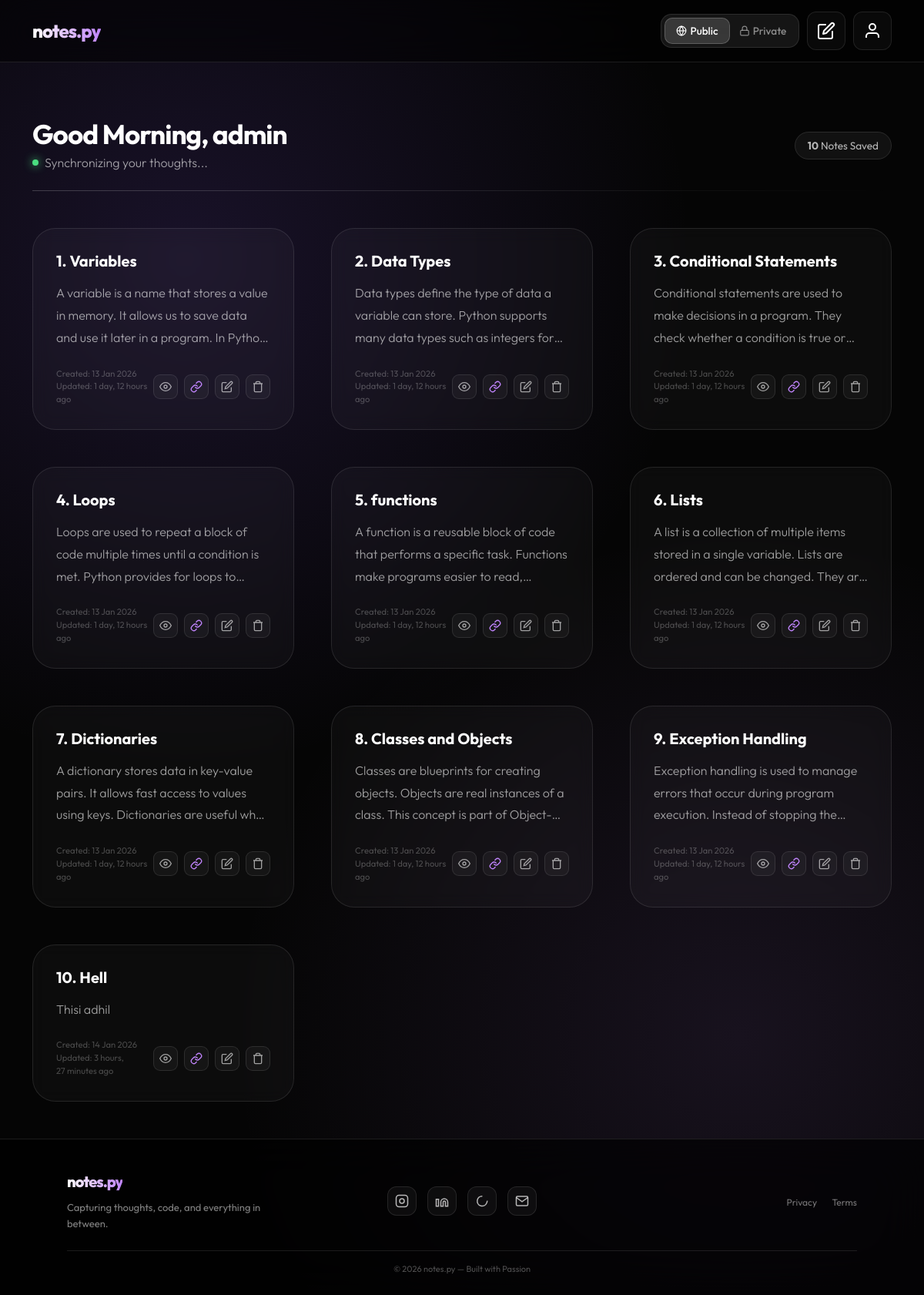
The app's page /all_view/ (signed in) with its own data.
### notes/models.py (models this page shows)
class NoteApp(models.Model):
    notehead = models.CharField(max_length=15)
    notecontent = models.CharField(max_length=200)
    created_at = models.DateTimeField(auto_now_add=True)
    user = models.ForeignKey(User, on_delete=models.CASCADE)
    share_token = models.UUIDField(default=uuid.uuid4, editable=False, unique=True)
    is_public = models.BooleanField(default=False)
    updated_at = models.DateTimeField(auto_now=True)

### notes/views.py (the view, shortened to what this page needs)
# urls.py: path('all_view/', views.all_view, name='all_view'),
def all_view(request):
    publicnotes = NoteApp.objects.filter(is_public=True)
    return render(request, 'public_view.html', {
        "publicnote": publicnotes
    })

### notes/templates/public_view.html (shortened to what this page needs)
<!DOCTYPE html>
<html lang="en">
<head>
    <link href="https://cdn.jsdelivr.net/npm/bootstrap@5.3.2/dist/css/bootstrap.min.css" rel="stylesheet">
</head>
<body>
<nav class="glass-nav mb-4 mb-md-5">
    <div class="container">
        <span class="brand-logo">notes.py</span>
        <div class="nav-controls">
           <div class="privacy-selector">
                <div class="mode-container">
    <a href="{% url 'all_view' %}" class="mode-label active-link">
        <svg width="14" height="14" viewBox="0 0 24 24"
             fill="none" stroke="currentColor" stroke-width="2"
             class="me-1">
            <circle cx="12" cy="12" r="10"></circle>
            <line x1="2" y1="12" x2="22" y2="12"></line>
            <path d="M12 2a15.3 15.3 0 0 1 4 10 15.3 15.3 0 0 1-4 10
                     15.3 15.3 0 0 1-4-10
                     15.3 15.3 0 0 1 4-10z"></path>
        </svg>
        Public
    </a>
</div>
                <div class="mode-container">
    <a href="{% url 'home' %}" class="mode-label">
        <svg width="14" height="14" viewBox="0 0 24 24"
             fill="none" stroke="currentColor" stroke-width="2"
             class="me-1">
            <rect x="3" y="11" width="18" height="11" rx="2" ry="2"></rect>
            <path d="M7 11V7a5 5 0 0 1 10 0v4"></path>
        </svg>
        Private
    </a>
</div>
                <div class="mode-glider" id="glider"></div>
            </div>
            <button class="btn-glass nav-pencil-btn-large" data-bs-toggle="modal" data-bs-target="#newNoteModal">
                <svg width="24" height="24" viewBox="0 0 24 24" fill="none" stroke="currentColor" stroke-width="2" stroke-linecap="round" stroke-linejoin="round">
                    <path d="M11 4H4a2 2 0 0 0-2 2v14a2 2 0 0 0 2 2h14a2 2 0 0 0 2-2v-7"></path>
                    <path d="M18.5 2.5a2.121 2.121 0 0 1 3 3L12 15l-4 1 1-4 9.5-9.5z"></path>
                </svg>
            </button>
            <div class="dropdown">
                <button class="btn-glass nav-pencil-btn-large" type="button" data-bs-toggle="dropdown">
                    <svg width="24" height="24" viewBox="0 0 24 24" fill="none" stroke="currentColor" stroke-width="2">
                        <path d="M20 21v-2a4 4 0 0 0-4-4H8a4 4 0 0 0-4 4v2"></path>
                        <circle cx="12" cy="7" r="4"></circle>
                    </svg>
                </button>
            </div>
        </div>
    </div>
</nav>
<div class="main-content">
    <div class="container mt-3 mt-md-4 mb-4 mb-md-5">
        <div class="row align-items-center">
            <div class="col-12 col-lg-8">
                <h1 class="welcome-text mb-1">
                    Good <span id="day-greeting">Day</span>, {{ request.user.username }}
                </h1>
                <div class="thought-wrapper d-flex align-items-center gap-2">
                    <div class="pulse-indicator"></div>
                    <p id="thought-display" class="mb-0 thought-phrase">Synchronizing your thoughts...</p>
                </div>
            </div>
            <div class="col-lg-4 text-lg-end d-none d-lg-block">
                <span class="note-count-badge">
                    <strong>{{ publicnote|length }}</strong> Notes Saved
                </span>
            </div>
        </div>
        <hr class="glass-divider mt-3 mt-md-4">
    </div>
    <div class="container">
    <div class="row g-4 g-lg-5">
        {% for i in publicnote %}
        <div class="col-12 col-md-6 col-lg-4">
            <div class="note-card">
                <div>
                    <h5 class="card-title">{{ forloop.counter }}. {{ i.notehead }}</h5>
                    <p class="card-text">{{ i.notecontent }}</p>
                </div>
                <div class="d-flex justify-content-between align-items-center mt-auto pt-3 pt-md-4">
                    <div class="d-flex flex-column">
                        <span class="small opacity-25" style="font-size: 0.7rem;">Created: {{ i.created_at|date:"d M Y" }}</span>
                        <span class="small opacity-25" style="font-size: 0.7rem;">Updated: {{ i.updated_at|timesince }} ago</span>
                    </div>
                    <div class="d-flex gap-2">
                        <button class="btn-action" data-bs-toggle="modal" data-bs-target="#viewModal-{{i.id}}">
                            <svg viewBox="0 0 24 24" fill="none" stroke="currentColor" stroke-width="2"><path d="M1 12s4-8 11-8 11 8 11 8-4 8-11 8-11-8-11-8z"></path><circle cx="12" cy="12" r="3"></circle></svg>
                        </button>
                        <a href="{% url 'public_view' i.share_token %}" target="_blank" class="btn-action" style="color: var(--accent-light);">
                            <svg viewBox="0 0 24 24" fill="none" stroke="currentColor" stroke-width="2" stroke-linecap="round" stroke-linejoin="round"><path d="M10 13a5 5 0 0 0 7.54.54l3-3a5 5 0 0 0-7.07-7.07l-1.72 1.71"></path><path d="M14 11a5 5 0 0 0-7.54-.54l-3 3a5 5 0 0 0 7.07 7.07l1.71-1.71"></path></svg>
                        </a>
                        <button class="btn-action" data-bs-toggle="modal" data-bs-target="#editModal-{{i.id}}">
                            <svg viewBox="0 0 24 24" fill="none" stroke="currentColor" stroke-width="2"><path d="M11 4H4a2 2 0 0 0-2 2v14a2 2 0 0 0 2 2h14a2 2 0 0 0 2-2v-7"></path><path d="M18.5 2.5a2.121 2.121 0 0 1 3 3L12 15l-4 1 1-4 9.5-9.5z"></path></svg>
                        </button>
                        <a href="{% url 'public_del' i.id %}" class="btn-action btn-delete">
                            <svg viewBox="0 0 24 24" fill="none" stroke="currentColor" stroke-width="2"><path d="M3 6h18M19 6v14a2 2 0 01-2 2H7a2 2 0 01-2-2V6m3 0V4a2 2 0 012-2h4a2 2 0 012 2v2"></path></svg>
                        </a>
                    </div>
                </div>
            </div>
        </div>
        {% endfor %}
    </div>
</div>
    <div class="toast-container position-fixed top-0 start-50 translate-middle-x p-3" style="z-index: 9999;">
    </div>
</div>
<footer class="glass-footer mt-4 mt-md-5">
    <div class="footer-wrap">
        <div class="container">
            <div class="row align-items-center gy-4">
                <div class="col-lg-4 d-flex flex-column align-items-center align-items-lg-start text-center text-lg-start">
    <div class="footer-brand mb-2">notes.py</div>
    <div class="footer-desc">
        Capturing thoughts, code, and everything in between.
    </div>
</div>
                <div class="col-lg-4">
                    <div class="social-icons">
                        <a href="https://www.instagram.com/w4seeem" class="social-icon-btn" title="Instagram">
                            <svg width="18" height="18" viewBox="0 0 24 24" fill="none" stroke="currentColor" stroke-width="2">
                                <rect x="2" y="2" width="20" height="20" rx="5"/>
                                <circle cx="12" cy="12" r="4"/>
                            </svg>
                        </a>
                        <a href="www.linkedin.com/in/wasim-faris-00440b370" class="social-icon-btn" title="LinkedIn">
                            <svg width="18" height="18" viewBox="0 0 24 24" fill="none" stroke="currentColor" stroke-width="2">
                                <path d="M16 8a6 6 0 0 1 6 6v7h-4v-7a2 2 0 0 0-2-2 2 2 0 0 0-2 2v7h-4v-7a6 6 0 0 1 6-6z"/>
                                <rect x="2" y="9" width="4" height="12"/>
                            </svg>
                        </a>
                        <a href="https://wa.me/919605505651" class="social-icon-btn" title="WhatsApp">
                            <svg width="18" height="18" viewBox="0 0 24 24" fill="none" stroke="currentColor" stroke-width="2">
                                <path d="M21 11.5a8.38 8.38 0 0 1-.9 3.8 8.5 8.5 0 1 1-7.6-11.7"/>
                            </svg>
                        </a>
                        <a href="mailto:waseemfaris179@gmail.com" class="social-icon-btn" title="Email">
                            <svg width="18" height="18" viewBox="0 0 24 24" fill="none" stroke="currentColor" stroke-width="2">
                                <rect x="2" y="4" width="20" height="16" rx="2"/>
                                <polyline points="22,6 12,13 2,6"/>
                            </svg>
                        </a>
                    </div>
                </div>
                <div class="col-lg-4 text-center text-lg-end">
                    <div class="footer-links">
                        <a href="#">Privacy</a>
                        <a href="#">Terms</a>
                    </div>
                </div>
            </div>
            <div class="footer-bottom">
                © 2026 notes.py — Built with Passion
            </div>
        </div>
    </div>
</footer>
</body>
</html>

### records on screen
NoteApp: notehead "Variables", notecontent "A variable is a name that stores a value in memory. It allows us to save data and use it later in a program. In…", created_at "13 Jan 2026", updated_at "1 day, 12 hours"
NoteApp: notehead "Data Types", notecontent "Data types define the type of data a variable can store. Python supports many data types such as integers…", created_at "13 Jan 2026", updated_at "1 day, 12 hours"
NoteApp: notehead "Conditional Statements", notecontent "Conditional statements are used to make decisions in a program. They check whether a condition is true…", created_at "13 Jan 2026", updated_at "1 day, 12 hours"
NoteApp: notehead "Loops", notecontent "Loops are used to repeat a block of code multiple times until a condition is met. Python provides for loops…", created_at "13 Jan 2026", updated_at "1 day, 12 hours"
NoteApp: notehead "functions", notecontent "A function is a reusable block of code that performs a specific task. Functions make programs easier to…", created_at "13 Jan 2026", updated_at "1 day, 12 hours"
NoteApp: notehead "Lists", notecontent "A list is a collection of multiple items stored in a single variable. Lists are ordered and can be changed. They…", created_at "13 Jan 2026", updated_at "1 day, 12 hours"
NoteApp: notehead "Dictionaries", notecontent "A dictionary stores data in key-value pairs. It allows fast access to values using keys. Dictionaries are useful…", created_at "13 Jan 2026", updated_at "1 day, 12 hours"
NoteApp: notehead "Classes and Objects", notecontent "Classes are blueprints for creating objects. Objects are real instances of a class. This concept is part…", created_at "13 Jan 2026", updated_at "1 day, 12 hours"
NoteApp: notehead "Exception Handling", notecontent "Exception handling is used to manage errors that occur during program execution. Instead of stopping…", created_at "13 Jan 2026", updated_at "1 day, 12 hours"
NoteApp: notehead "Hell", notecontent "Thisi adhil", created_at "14 Jan 2026", updated_at "3 hours, 27 minutes"

### other values on screen
{{ request.user.username }} "admin"
{{ publicnote|length }} "10"
